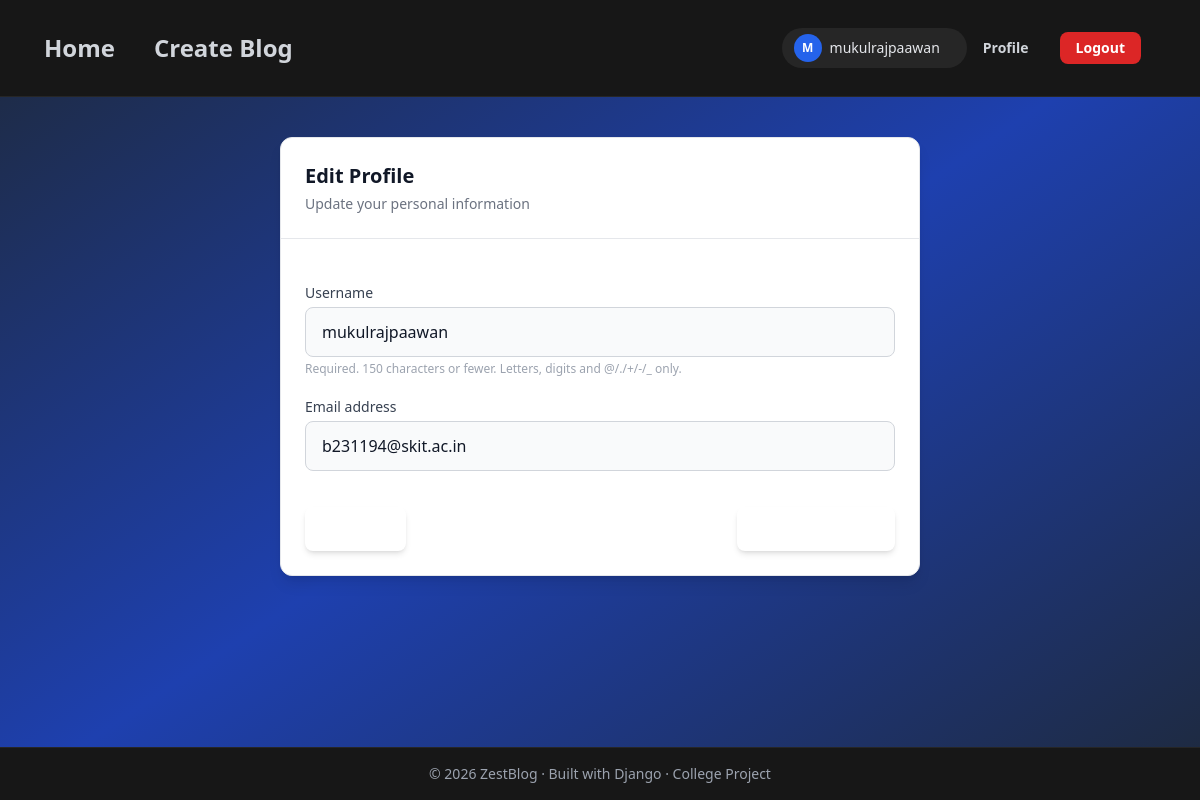
The app's page /accounts/edit-profile/ (signed in) with its own data.
### accounts/models.py (models this page shows)
class User(AbstractUser):
    pass

### accounts/views.py (the view, shortened to what this page needs)
# urls.py: path('edit-profile/', EditProfileView.as_view(), name='edit_profile'),
class EditProfileView(LoginRequiredMixin, UpdateView):
    form_class = EditProfileForm
    template_name = 'accounts/edit_profile.html'
    success_url = reverse_lazy('user_profile')
    def get_object(self):
        return self.request.user

### accounts/forms.py
class EditProfileForm(forms.ModelForm):
    class Meta:
        model = User
        fields = ['username', 'email']
    def __init__(self, *args, **kwargs):
        super().__init__(*args, **kwargs)
        for field in self.fields.values():
            field.widget.attrs.update({
                "class": (
                    "w-full px-4 py-3 rounded-lg "
                    "bg-gray-50 dark:bg-gray-800 "
                    "border border-gray-300 dark:border-gray-700 "
                    "text-gray-900 dark:text-white "
                    "placeholder-gray-400 "
                    "focus:ring-2 focus:ring-primary focus:outline-none"
                )
            })

### templates/accounts/edit_profile.html (shortened to what this page needs)
{% extends 'base.html' %}
{% block content %}
<div class="max-w-2xl mx-auto px-4 py-10">
  <div class="bg-white dark:bg-[#1a1a2e] rounded-xl shadow-lg border border-gray-200 dark:border-gray-800 overflow-hidden">
    <div class="p-6 border-b dark:border-gray-700">
      <h2 class="text-xl font-bold text-gray-900 dark:text-white">
        Edit Profile
      </h2>
      <p class="text-sm text-gray-500 dark:text-gray-400 mt-1">
        Update your personal information
      </p>
    </div>
    <form method="post" class="p-6 space-y-5">
      {% for field in form %}
        <div>
          <label class="block text-sm text-black font-medium text-gray-700 dark:text-gray-300 mb-1">
            {{ field.label }}
          </label>
          {{ field }}
          {% if field.help_text %}
            <p class="text-xs text-gray-400 mt-1">{{ field.help_text }}</p>
          {% endif %}
        </div>
      {% endfor %}
      <div class="flex items-center justify-between pt-4">
        <a href="{% url 'user_profile' request.user.username %}"
           class="px-6 py-2.5 rounded-lg bg-primary text-white font-semibold
                 hover:bg-blue-700 transition shadow-md">
        </a>
        <button
          type="submit"
          class="px-6 py-2.5 rounded-lg bg-primary text-white font-semibold
                 hover:bg-blue-700 transition shadow-md"
        >
        </button>
      </div>
    </form>
  </div>
</div>
{% endblock %}

### templates/base.html (shortened to what this page needs)
<!DOCTYPE html>
<html lang="en">
<head>
    {% load static %}
    <script src="https://cdn.tailwindcss.com"></script>
</head>
<body class="min-h-screen flex flex-col text-slate-100
bg-gradient-to-br
from-slate-800
via-blue-800
to-slate-800">
<nav class="bg-neutral-900 border-b border-neutral-800">
  <div class="max-w-7xl mx-auto px-6 py-4 flex items-center justify-between">
    <div class="flex items-center gap-6">
      <a
        href="{% url 'blog_list' %}"
        class="text-2xl text-gray-300 hover:text-white transition no-underlin hover:no-underline">
        Home
      </a>
      {% if user.is_authenticated %}
        <a
          href="{% url 'blog_create' %}"
          class="text-2xl text-gray-300 hover:text-white transition no-underline hover:no-underline">
          Create Blog
        </a>
      {% endif %}
    </div>
    <div class="flex items-center gap-4 text-sm">
      {% if user.is_authenticated %}
        <div class="flex items-center gap-2 bg-neutral-800 px-3 py-1.5 rounded-full">
          <div class="w-7 h-7 rounded-full bg-blue-600 flex items-center justify-center text-white font-semibold text-xs">
            {{ user.username|slice:":1"|upper }}
          </div>
          <span class="text-gray-200">
            {{ user.username }}
          </span>
        </div>
        <a
          href="{% url 'user_profile' user.username %}"
          class="text-gray-300 hover:text-white transition no-underline hover:no-underline">
          Profile
        </a>
        <a
          href="{% url 'logout' %}"
          class="px-4 py-1.5 rounded-lg bg-red-600 text-white font-semibold hover:bg-red-700 transition no-underline hover:no-underline">
          Logout
        </a>
      {% endif %}
    </div>
  </div>
</nav>
<main class="w-full flex-grow">
    {% block content %}{% endblock %}
</main>
<footer class="bg-neutral-900 border-t border-neutral-800">
  <div class="max-w-7xl mx-auto px-6 py-4 text-center text-sm text-gray-400">
    © {% now "Y" %} ZestBlog · Built with Django · College Project
  </div>
</footer>
</body>
</html>

### templates/base.html (style rules this page uses)
nav { background: #222; padding: 12px 20px; }
nav a { color: #fff; margin-right: 15px; text-decoration: none; font-weight: bold; }
nav span { color: #ddd; margin-right: 15px; }

### records on screen
User: username "M", username "mukulrajpaawan", form "mukulrajpaawan" "b231194@skit.ac.in"

### other values on screen
{{ field.label }} "Username" "Email address"
{{ field.help_text }} "Required. 150 characters or fewer. Letters, digits and @/./+/-/_ only."
